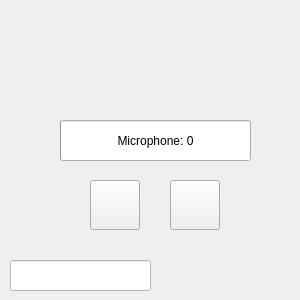
<?xml version="1.0" encoding="UTF-8"?>
<ui version="4.0">
 <class>MainWindow</class>
 <widget class="QMainWindow" name="MainWindow">
  <property name="enabled">
   <bool>true</bool>
  </property>
  <property name="geometry">
   <rect>
    <x>0</x>
    <y>0</y>
    <width>300</width>
    <height>300</height>
   </rect>
  </property>
  <property name="sizePolicy">
   <sizepolicy hsizetype="Ignored" vsizetype="Ignored">
    <horstretch>0</horstretch>
    <verstretch>0</verstretch>
   </sizepolicy>
  </property>
  <property name="minimumSize">
   <size>
    <width>300</width>
    <height>300</height>
   </size>
  </property>
  <property name="maximumSize">
   <size>
    <width>300</width>
    <height>300</height>
   </size>
  </property>
  <property name="windowTitle">
   <string>VoiceCraft</string>
  </property>
  <property name="windowIcon">
   <iconset>
    <normaloff>images/icon.png</normaloff>images/icon.png</iconset>
  </property>
  <property name="autoFillBackground">
   <bool>false</bool>
  </property>
  <property name="styleSheet">
   <string notr="true">background-image: url(:/images/background_new.png);</string>
  </property>
  <widget class="QWidget" name="centralwidget">
   <widget class="QPushButton" name="playButton">
    <property name="geometry">
     <rect>
      <x>90</x>
      <y>180</y>
      <width>50</width>
      <height>50</height>
     </rect>
    </property>
    <property name="text">
     <string/>
    </property>
    <property name="icon">
     <iconset>
      <normaloff>images/playIcon.png</normaloff>images/playIcon.png</iconset>
    </property>
    <property name="iconSize">
     <size>
      <width>50</width>
      <height>50</height>
     </size>
    </property>
    <property name="autoDefault">
     <bool>false</bool>
    </property>
    <property name="default">
     <bool>false</bool>
    </property>
    <property name="flat">
     <bool>false</bool>
    </property>
   </widget>
   <widget class="QPushButton" name="stopButton">
    <property name="geometry">
     <rect>
      <x>170</x>
      <y>180</y>
      <width>50</width>
      <height>50</height>
     </rect>
    </property>
    <property name="text">
     <string/>
    </property>
    <property name="icon">
     <iconset>
      <normaloff>images/pauseIcon.png</normaloff>images/pauseIcon.png</iconset>
    </property>
    <property name="iconSize">
     <size>
      <width>50</width>
      <height>50</height>
     </size>
    </property>
    <property name="flat">
     <bool>false</bool>
    </property>
   </widget>
   <widget class="QProgressBar" name="progress">
    <property name="geometry">
     <rect>
      <x>60</x>
      <y>120</y>
      <width>191</width>
      <height>41</height>
     </rect>
    </property>
    <property name="value">
     <number>0</number>
    </property>
    <property name="alignment">
     <set>Qt::AlignHCenter|Qt::AlignTop</set>
    </property>
    <property name="textVisible">
     <bool>true</bool>
    </property>
    <property name="textDirection">
     <enum>QProgressBar::TopToBottom</enum>
    </property>
    <property name="format">
     <string>Microphone: %p</string>
    </property>
   </widget>
   <widget class="QLabel" name="label">
    <property name="geometry">
     <rect>
      <x>0</x>
      <y>10</y>
      <width>311</width>
      <height>91</height>
     </rect>
    </property>
    <property name="text">
     <string/>
    </property>
    <property name="pixmap">
     <pixmap>images/logoVoice.png</pixmap>
    </property>
   </widget>
   <widget class="QLineEdit" name="lineSend">
    <property name="geometry">
     <rect>
      <x>10</x>
      <y>260</y>
      <width>141</width>
      <height>31</height>
     </rect>
    </property>
    <property name="autoFillBackground">
     <bool>false</bool>
    </property>
    <property name="styleSheet">
     <string notr="true">background-color: rgb(255, 255, 255);</string>
    </property>
   </widget>
   <widget class="QPushButton" name="sendButton">
    <property name="geometry">
     <rect>
      <x>160</x>
      <y>260</y>
      <width>30</width>
      <height>30</height>
     </rect>
    </property>
    <property name="autoFillBackground">
     <bool>false</bool>
    </property>
    <property name="styleSheet">
     <string notr="true">background-color: rgb(255, 255, 255);</string>
    </property>
    <property name="text">
     <string/>
    </property>
    <property name="icon">
     <iconset>
      <normaloff>images/send.png</normaloff>images/send.png</iconset>
    </property>
    <property name="iconSize">
     <size>
      <width>30</width>
      <height>30</height>
     </size>
    </property>
    <property name="flat">
     <bool>true</bool>
    </property>
   </widget>
  </widget>
 </widget>
 <resources>
  <include location="images/resource.qrc"/>
 </resources>
 <connections/>
</ui>
